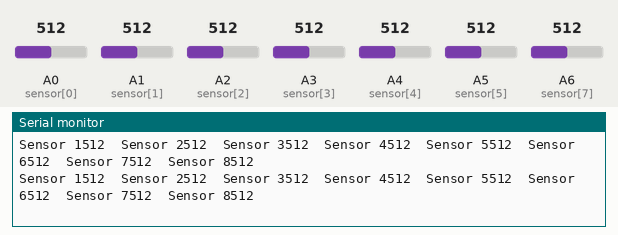
This sketch was run on a simulated Arduino Nano, built with avr-gcc and run on an emulated ATmega328P. On the bench: the last lines printed to the serial monitor. The inputs (shaded band) are chosen by the test bench; at power-on: A2 (sensor[2]) = 512, A3 (sensor[3]) = 512, A0 (sensor[0]) = 512, A1 (sensor[1]) = 512, A4 (sensor[4]) = 512, A5 (sensor[5]) = 512, A6 (sensor[7]) = 512.

Above: at 4.2 s.
4.3 s: A2 (sensor[2]) set to 107
At 4.6 s:
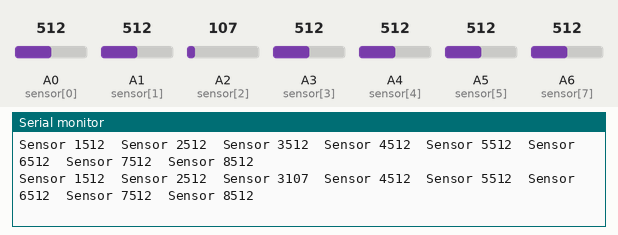
7.3 s: A2 (sensor[2]) set to 94
At 7.4 s:
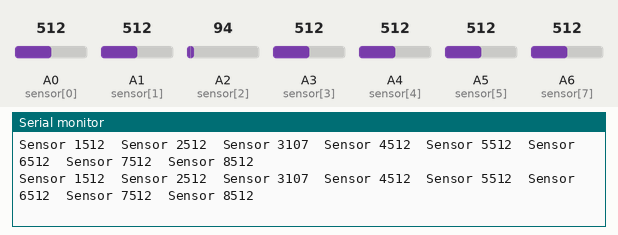
10.3 s: A3 (sensor[3]) set to 107
At 10.42 s:
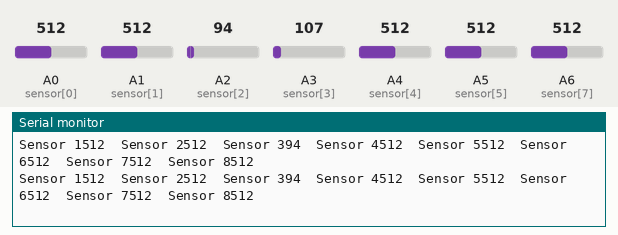
13.3 s: A3 (sensor[3]) set to 94
At 13.44 s:
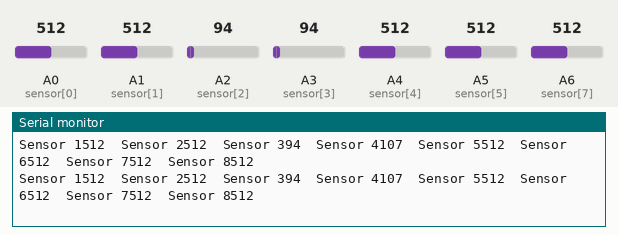
Timing chart, 0 to 16.3 s (numbered marks = the images above; inputs shaded):
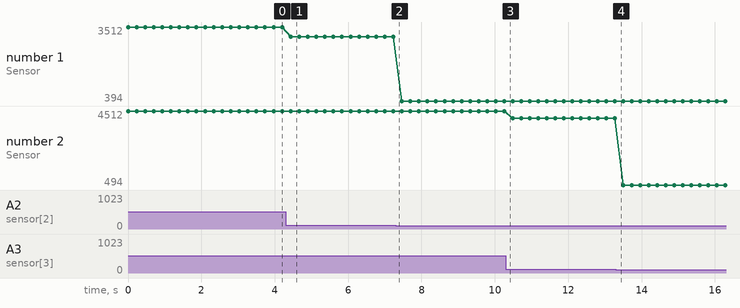

Measured:
- after the input at 4.3 s, the serial monitor: prints a new line after 0.13 s (image 1)
- plotted number 1: 3512 → 3107 after the input at 4.3 s, 3107 → 394 after the input at 7.3 s
- plotted number 2: 4512 → 4107 after the input at 10.3 s, 4107 → 494 after the input at 13.3 s

The sketch:

testing.ino
```cpp
/*
Eight array IR sensor testing code
where sensors are connected from A0 to A7 pins of arduino board.

© Team HAU MAU
*/

int sensor[] = {A0, A1, A2, A3, A4, A5, A5, A6, A7};
int i;

void setup() {
  Serial.begin(9600);
}

void loop() {
  for(i = 0 ; i < 8 ; i++)
  {
    Serial.print("Sensor ");
    Serial.print(i+1);
    Serial.print(analogRead(sensor[i]));
    Serial.print("\t");
  }
    Serial.print("\n");
    delay(200);
}
```
